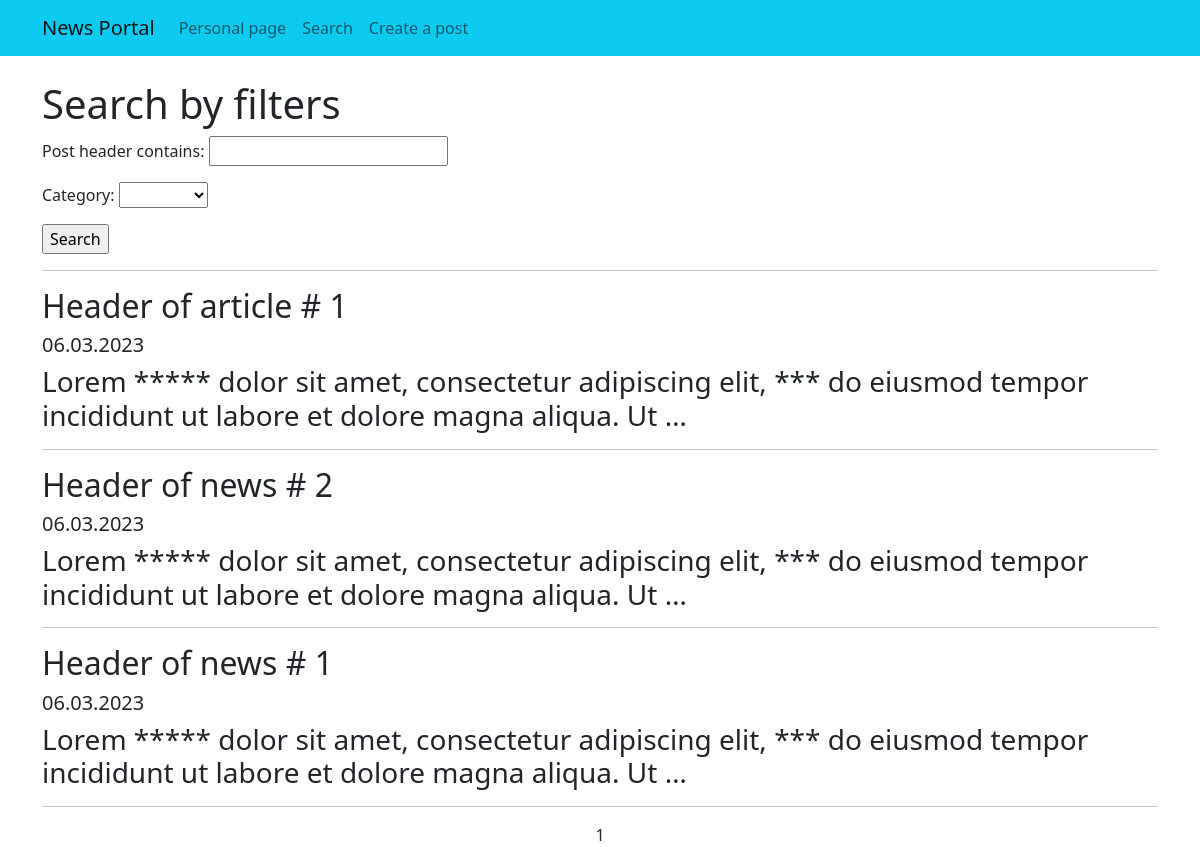
Before: /news/search with the older database file.
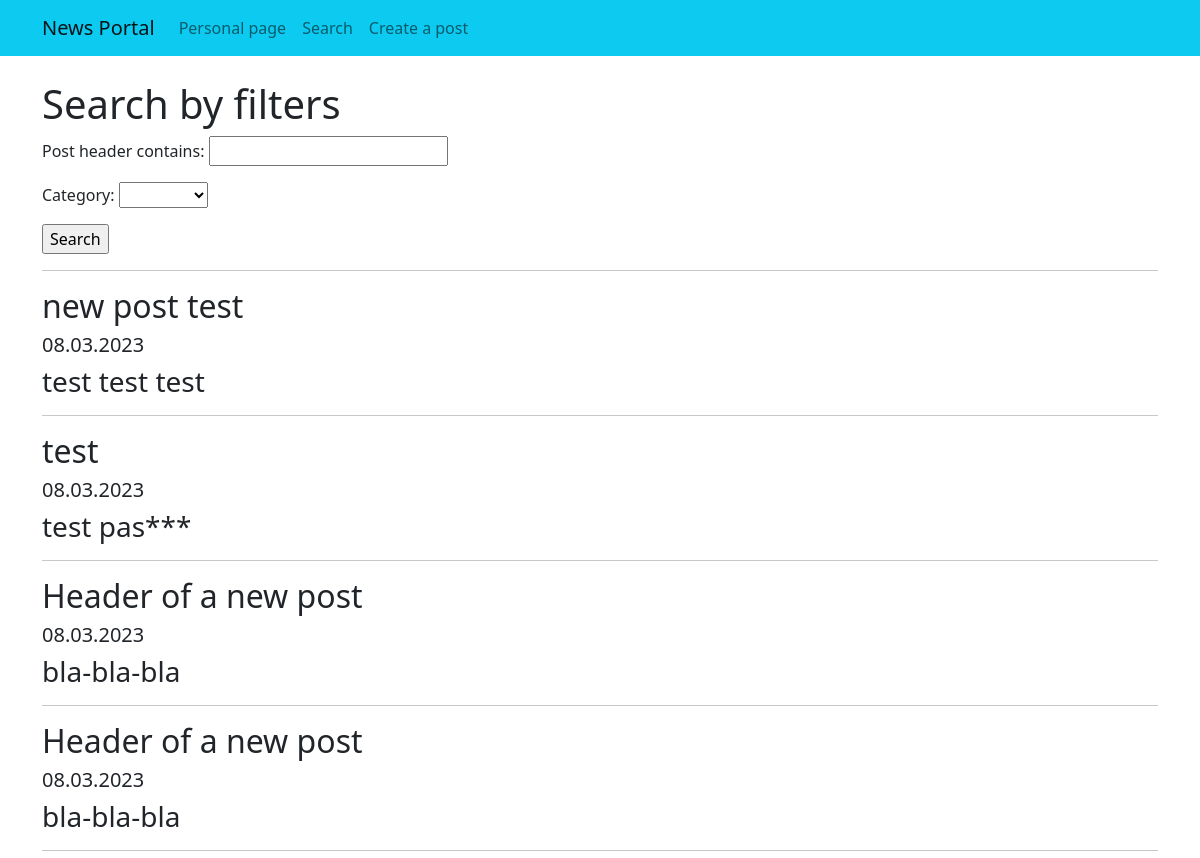
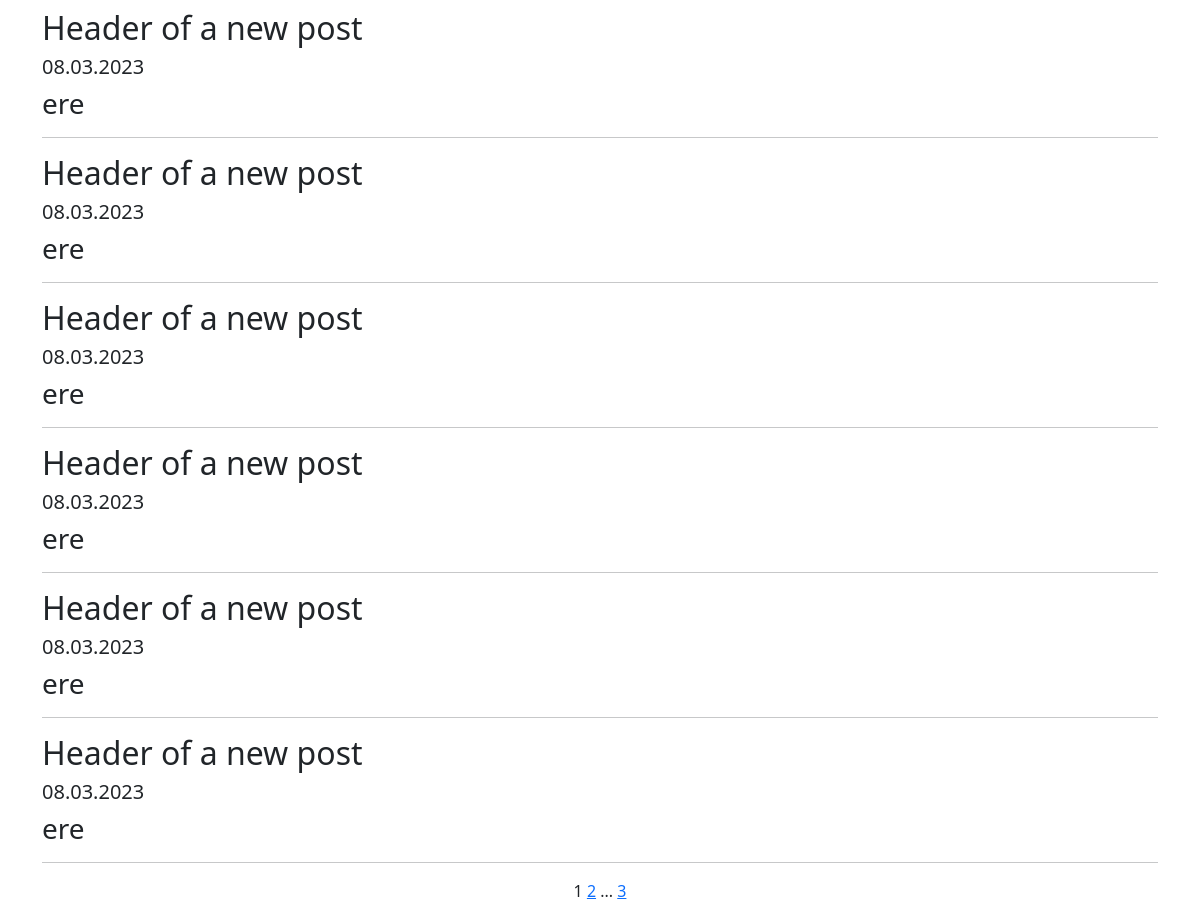
After: the same page with the newer database file (2 pictures, top to bottom).
### app/models.py (models this page shows, shortened)
class Post(models.Model):  # модель содержит в себе статьи и новости, которые создают пользователи
    post_header = models.CharField(max_length=64)  # заголовок статьи/новости
    post_text = models.TextField()  # текст статьи/новости
    post_rating = models.IntegerField(default=0)  # рейтинг статьи/новости
    post_type = models.CharField(max_length=1, choices=cat, default=news)  # поле с выбором — «статья» или «новость»;
    post_datetime = models.DateTimeField(auto_now_add=True)  # автоматически добавляемая дата и время создания;
    author = models.ForeignKey(Author, on_delete=models.CASCADE)  # связь «один ко многим» с моделью Author;
    category = models.ManyToManyField(Category, through='PostCategory')  # связь «многие ко многим» с моделью Category (с дополнительной моделью PostCategory);

### app/views.py (the view)
# urls.py: path('search', Search.as_view(), name='search'),
class Search(PostList):
    template_name = 'search.html'
    def get_queryset(self):
        queryset = super().get_queryset()
        self.filterset = NewsFilter(self.request.GET, queryset)
        return self.filterset.qs
    def get_context_data(self, **kwargs: any):
        context = super().get_context_data(**kwargs)
        context['filterset'] = self.filterset
        return context

### app/models.py (called while the page is built)
    def __str__(self) -> str:
        return self.category_name

### app/templatetags/custom_filters.py (called while the page is built)
@register.filter()
def censor(value, word:str):
    if word in value:
        value = value.replace(word, '*'*len(word))
    return value

### templates/search.html (shortened to what this page needs)
{% extends 'flatpages/default.html' %}
{% load custom_filters %}
{% block content %}
<br>
<div align="left">
<h1>Search by filters</h1>
<form action="" method="get">
        {{ filterset.form.as_p }}
        <input type="submit" value="Search" />
    </form>
</div>
<hr>
{% for post in post_list%}
    <div align="left">
        <h2>{{ post.post_header|censor:'ipsum'|censor:'sed' }}</h2>
        <h5>{{ post.post_datetime|date:"d.m.Y" }}</h5>
        <h3>{{ post.post_text|truncatewords:20|censor:'ipsum'|censor:'sed' }}</h3>
        <hr>
    </div>
{% endfor %}
{{ page_obj.number }}
{% if page_obj.has_next %}
    <a href="?page={{ page_obj.next_page_number }}">{{ page_obj.next_page_number }}</a>
    {% if paginator.num_pages != page_obj.next_page_number %}
        ...
        <a href="?page={{ page_obj.paginator.num_pages }}">{{ page_obj.paginator.num_pages }}</a>
    {% endif %}
{% endif %}
{% endblock content %}

Changed rows visible on the page:
no longer on this page (row unchanged): Post: post_header|censor "Header of article # 1", post_datetime "06.03.2023", post_text|censor "Lorem ***** dolor sit amet, consectetur adipiscing elit, *** do eiusmod tempor incididunt ut labore et dolore magna aliqua. Ut …"
no longer on this page (row unchanged): Post: post_header|censor "Header of news # 2", post_datetime "06.03.2023", post_text|censor "Lorem ***** dolor sit amet, consectetur adipiscing elit, *** do eiusmod tempor incididunt ut labore et dolore magna aliqua. Ut …"
no longer on this page (row edited): Post: post_header|censor "Header of news # 1", post_datetime "06.03.2023", post_text|censor "Lorem ***** dolor sit amet, consectetur adipiscing elit, *** do eiusmod tempor incididunt ut labore et dolore magna aliqua. Ut …"
added Post: post_header|censor "new post test", post_datetime "08.03.2023", post_text|censor "test test test"
added Post: post_header|censor "test", post_datetime "08.03.2023", post_text|censor "test pas***"
added Post: post_header|censor "Header of a new post", post_datetime "08.03.2023", post_text|censor "bla-bla-bla"
added Post: post_header|censor "Header of a new post", post_datetime "08.03.2023", post_text|censor "bla-bla-bla"
added Post: post_header|censor "Header of a new post", post_datetime "08.03.2023", post_text|censor "ere"
added Post: post_header|censor "Header of a new post", post_datetime "08.03.2023", post_text|censor "ere"
added Post: post_header|censor "Header of a new post", post_datetime "08.03.2023", post_text|censor "ere"
added Post: post_header|censor "Header of a new post", post_datetime "08.03.2023", post_text|censor "ere"
added Post: post_header|censor "Header of a new post", post_datetime "08.03.2023", post_text|censor "ere"
added Post: post_header|censor "Header of a new post", post_datetime "08.03.2023", post_text|censor "ere"
Other visible differences:
{{ page_obj.next_page_number }}: (not shown) → "2"
{{ page_obj.paginator.num_pages }}: (not shown) → "3"
